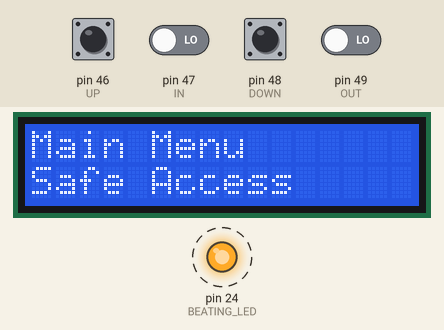
Bench run of a sketch on a simulated Arduino Mega 2560, built with avr-gcc and run on an emulated ATmega2560. Parts: 16×2 character LCD, output pins drawn as LEDs (lit = HIGH). Dashed ring = blinking. The test bench sets the inputs (shaded band); at power-on: pin 46 (UP), pin 47 (IN), pin 48 (DOWN), pin 49 (OUT) LOW. Storage starts empty; pins used as bus, display or sensor lines are not drawn; what the sketch prints to the serial monitor is not drawn.

Above: at 1.2 s.
1.3 s: pin 46 (UP) pulled HIGH for 0.15 s
At 3.5 s:
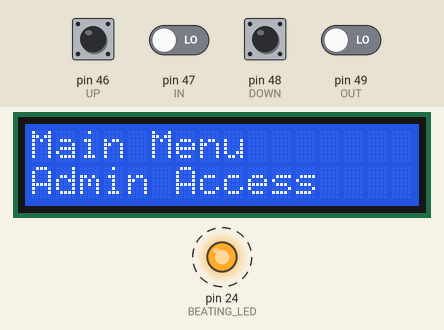
4.4 s: pin 47 (IN) driven HIGH
At 6.3 s:
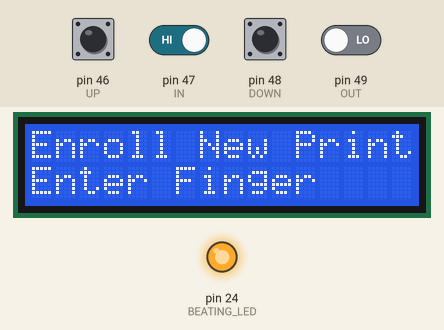
10.4 s: pin 49 (OUT) driven HIGH
13.4 s: pin 49 (OUT) driven LOW
At 15.2 s:
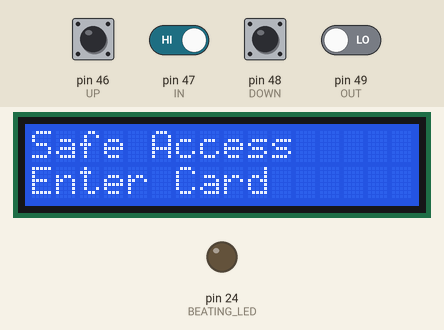
21.0 s: pin 47 (IN) driven LOW
24.0 s: pin 48 (DOWN) pulled HIGH for 1 s
At 26.1 s:
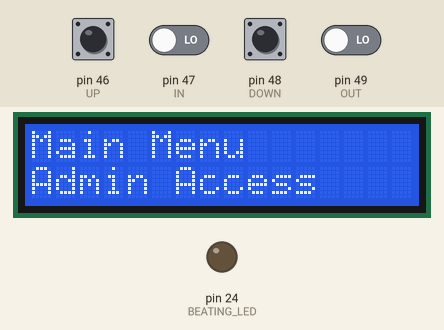
Timing chart, 0 to 27.5 s (numbered marks = the images above; inputs shaded):
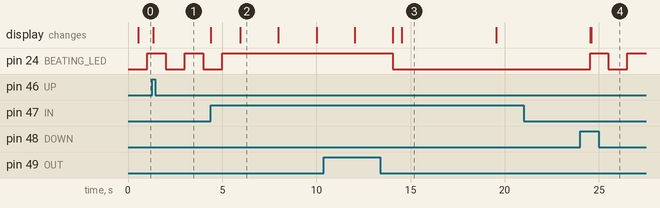

Measured:
- after the input at 1.3 s, the display: changes after 0.05 s (image 1)
- after the input at 4.4 s, pin 24 (BEATING_LED): goes on until 5.0 s, then stays HIGH; the display: first changes at once (image 2 shows a later state)
- after the input at 13.4 s, pin 24 (BEATING_LED): goes on until 14.0 s, then stays LOW
- after the input at 21.0 s, every drawn part: stays the same
- after the input at 24.0 s, the display: first differs from a run without the input after 0.59 s (image 4)
- what the display in image 2 shows lasts 2.0 s, from 6.0 s to 8.0 s
- what the display in image 3 shows lasts 5.0 s, from 14.5 s to 19.5 s

The sketch:

CajaFuerte_1.02.ino
```cpp
/**************************************
  Programmer: Aldrick
  Description: Arduino base Safe project using the Have/Are Authentication

                 Wiring
       Component        Arduino

 **************************************/


/**************************************
 Includes      Explanation
 **************************************/

#include <TimerOne.h> // For Software interrupts
#include <SD.h> // SD Card Library
#include <SPI.h> // SPI Communication
#include <MFRC522.h> // RFID Card
#include <Wire.h>
#include <LiquidCrystal_I2C.h>


LiquidCrystal_I2C lcd(0x27,16,2);

unsigned int volatile beat = 10; // 1000ms
unsigned int volatile buttonDebounceTimer = 5; // 500ms
//Beating LED
#define BEATING_LED 24

File Files;
char cardBuf[65];
char cards[5][30];

int hLocation = 1;
int menu = 0;
int vLocation = 0;
bool cleared = false;

// Chip Selects for SPI Slaves
#define CS_RFID     22
#define CS_SD_CARD  25

// Navigation buttons
#define UP     46
#define DOWN   48
#define OUT    49
#define IN     47

// Pages Number per Menu
#define PAGES_MAIN_MENU         3
#define PAGES_SAFE_ACCESS       2
#define PAGES_ADMIN_ACCESS      2
#define PAGES_VALID_PRINT       4
#define PAGES_ENROLL_PRINT      7
#define PAGES_DELETE_PRINT      3
#define PAGES_DELETE_ALL        3
#define LOWEST_PAGE             1

struct LCD{
  String Main[PAGES_MAIN_MENU]            = {"Main Menu",               //  Title
                                      "Safe Access","Admin Access"};    //  Options

  String Safe_Access[PAGES_SAFE_ACCESS]   = {"Safe Access",             //  Title
                                             "Enter Card"};             //  Options

  String Admin_Access[PAGES_ADMIN_ACCESS] = {"Admin Access",            //  Title
                                             "Enter Finger"};           //  Options

  String Valid_Print[PAGES_VALID_PRINT]   = {"Access Granted",                               //  Title
                        "Enroll New Print", "Delete Existing Print", "Erase All Prints"};    // Options

  String Enroll_Print[PAGES_ENROLL_PRINT] = {"Enroll New Print",                                              //  Title
        "Print ID #", "Enter Finger", "Remove Finger", "Enter Finger", "Finger Enrolled", "No More Room"};    //  Options

  String Delete_Print[PAGES_DELETE_PRINT] = {"Delete Print",             //  Title
                                      "Print ID #", "Print Deleted"};    //  Options

  String Delete_All[PAGES_DELETE_ALL]     = {"Dlt All Prints",          //  Title
                                    "Are You Sure?", "All Deleted"};    //  Options
}sPage;

void setup() {
  Serial.begin(9600);
  pinMode(BEATING_LED, OUTPUT);
  pinMode(CS_RFID, OUTPUT);
  pinMode(CS_SD_CARD, OUTPUT);

  pinMode(UP, INPUT);
  pinMode(DOWN , INPUT);
  pinMode(OUT, INPUT);
  pinMode(IN, INPUT);

  Timer1.initialize(100000); // 100ms interrupt rate
  Timer1.attachInterrupt( dec );

  lcd.init();
  lcd.backlight();

  while(!Serial);
  Serial.println("Here");

  digitalWrite(CS_RFID, HIGH);
  digitalWrite(CS_SD_CARD, LOW);

  if (SD.begin(CS_SD_CARD)){
    digitalWrite(LED_BUILTIN, HIGH);
    Serial.println("good");
    fillCardBuffer();
  }
  else
  {
    digitalWrite(LED_BUILTIN, LOW);
    Serial.println("no begin");
  }

}
void loop() {
  jobs();

}
void jobs(){

  // Indicates that the program is running
  if (!beat){
    digitalWrite(BEATING_LED, digitalRead(BEATING_LED) ^ 1);
    beat = 10;
  }

  // Runs function that controls the menu
  if(!buttonDebounceTimer)
    LCD_Map(menu);
}
void dec(){
  if (beat)
    beat--;

  if (buttonDebounceTimer)
    buttonDebounceTimer--;
}
void fillCardBuffer(){ // Gets all the cards from Sd Card and places them in Card Buffer
  int index = 0;
  int cTotal = 0;
  int cIndex = 0;
  int nextCard = 0;

  Files = SD.open("Cards.txt", FILE_READ);

  if (Files){
    Serial.println("Card.txt exist");
    while (Files.available()){
      cardBuf[index] = Files.read();
      index++;
    }
    Files.close();

    /*
    // Prints card buffer
    for (int i = 0; i < 65; i++){
        Serial.print(i); Serial.print(","); Serial.println(cardBuf[i]);
    }*/


    // Organizes the cards
    for (int i = 0; i < 65; i++){

      if ( (i == 11) || (i == 12) ||
           (i == 24) || (i == 25) ||
           (i == 37) || (i == 38) ||
           (i == 50) || (i == 51) ||
           (i == 63) || (i == 64) )
      {
        // Dont Save
      }

      if ( (i == 13) || (i == 26) || (i == 39) || (i == 52) )
      { // Reset Card index before saving
        cIndex = 0;
        nextCard = 1;

        if (nextCard == 1)
           cTotal++;

         cards[cTotal][cIndex] = cardBuf[i]; // Saves char in a more organized array
         cIndex++;
         nextCard = 0;
      }
      else
      {
        if (nextCard == 1)
           cTotal++;

         cards[cTotal][cIndex] = cardBuf[i]; // Saves char in a more organized array
         cIndex++;
         nextCard = 0;
      }
    }


    // Prints saved cards
    for (int i = 0; i < 5; i++){
      for (int j = 0; j < 11; j++){
        Serial.print(i); Serial.print("."); Serial.print(j); Serial.print(" - "); Serial.println(cards[i][j]);
      }
    }
  }
  else
  {
    Serial.println("SD Card reader failed to initialize");
  }
}

int CheckHDirection() {
  if (digitalRead(UP)) {
    Serial.println("Up has been pressed");
    buttonDebounceTimer = 5;
    cleared = false;
    return 1;
  }

  if (digitalRead(DOWN)) {
    Serial.println("Down has been pressed");
    buttonDebounceTimer = 5;
    cleared = false;
    return -1;
  }

  else{return 0;}
}

int CheckVDirection(){
  if (digitalRead(OUT)) {
    Serial.println("Out has been pressed");
    buttonDebounceTimer = 5;
    cleared = false;
    return -1;
  }

  if (digitalRead(IN)) {
    Serial.println("In has been pressed");
    buttonDebounceTimer = 5;
    cleared = false;
    return 1;
  }

  else{return 0;}
}

void LCD_Map(int mode) {

  switch (mode) {
    case 0:
      lcd.setCursor(0,0);
      lcd.print(sPage.Main[0]);
      hLocation = hLocation + CheckHDirection();

      switch (hLocation) {
        case PAGES_MAIN_MENU:
          hLocation = 1;
          break;

        case LOWEST_PAGE - 1:
          hLocation = PAGES_MAIN_MENU - 1;
          break;
      }

      switch (hLocation) {
        case 1:
          if (cleared == false){
            lcd.setCursor (0, 1);
            lcd.print("                ");
            cleared = true;
          }
          lcd.setCursor(0,1);
          lcd.print(sPage.Main[hLocation]);
          break;

        case 2:
          if (cleared == false){
            lcd.setCursor (0, 1);
            lcd.print("                ");
            cleared = true;
          }
          lcd.setCursor(0,1);
          lcd.print(sPage.Main[hLocation]);
      }

      vLocation = vLocation + CheckVDirection();

      vLocation = (vLocation == -1)?(0):(vLocation);

      switch (vLocation){
        case 1:
          lcd.clear();
          menu = hLocation;
          vLocation = 0;
          hLocation = 1;
          break;
      }
      break;

    case 1:
      lcd.setCursor(0,0);
      lcd.print(sPage.Safe_Access[0]);
      lcd.setCursor(0,1);
      lcd.print(sPage.Safe_Access[1]);

      vLocation = vLocation + CheckVDirection();

      switch (vLocation){
       case -1:
        lcd.clear();
        menu = 0;
        vLocation = 0;
        hLocation = 1;
        break;
      }

//****// Scan Card
      delay(5000);
      if (true){
        // Card scans and is good
        // Spins motor for "knob effect"
        // Pulls Solenoid
        lcd.clear();
        lcd.setCursor(0,0);
        lcd.print("Valid Card");

        lcd.setCursor(0,1);
        lcd.print("Door is Open");

        // Wait for door to be closed "delay"
        delay(5000);
        lcd.clear();
        menu = 0;
        hLocation = 1;
        vLocation = 0;
      }
      else{
        // Card scans and is bad
        lcd.clear();
        lcd.setCursor(0,0);
        lcd.print("Sorry");

        lcd.setCursor(0,1);
        lcd.print("Invalid Card");

        // Wait a little "delay"
        delay(5000);
        lcd.clear();
        menu = 0;
        hLocation = 1;
        vLocation = 0;
      }
      break;

    case 2:
      lcd.setCursor(0,0);
      lcd.print(sPage.Admin_Access[0]);
      lcd.setCursor(0,1);
      lcd.print(sPage.Admin_Access[1]);

      vLocation = vLocation + CheckVDirection();

      switch (vLocation){
        case -1:
          menu = 0;
          vLocation = 0;
          hLocation = 1;
          break;
      }

//****// Finger Scanning
      if (true){
        lcd.clear();
        menu = 3;
        vLocation = 0;
        hLocation = 1;
      }
      break;

    case 3:
      lcd.setCursor(0,0);
      lcd.print(sPage.Valid_Print[0]);  //  Access Granted

      hLocation = hLocation + CheckHDirection();

      switch (hLocation){
        case PAGES_VALID_PRINT:
          hLocation = 1;
          break;

        case LOWEST_PAGE - 1:
          hLocation = PAGES_VALID_PRINT - 1;
          break;
      }

      switch (hLocation){
        case 1:
          if (cleared == false){
            lcd.setCursor (0, 1);
            lcd.print("                ");
            cleared = true;
          }
          lcd.setCursor(0,1);
          lcd.print(sPage.Valid_Print[hLocation]); //  Enroll New Print
          break;

        case 2:
          if (cleared == false){
            lcd.setCursor (0, 1);
            lcd.print("                ");
            cleared = true;
          }
          lcd.setCursor(0,1);
          lcd.print(sPage.Valid_Print[hLocation]);  // Delete Existing Print
          break;

        case 3:
          if (cleared == false){
            lcd.setCursor (0, 1);
            lcd.print("                ");
            cleared = true;
          }
          lcd.setCursor(0,1);
          lcd.print(sPage.Valid_Print[hLocation]);  //  Erase All Prints
          break;
      }

      vLocation = vLocation + CheckVDirection();

      switch (vLocation){
        case -1:
          lcd.clear();
          menu = 0;    //  Main Menu
          vLocation = 0;
          hLocation = 1;
          break;

        case 1:
          lcd.clear();
          menu = hLocation + 3;    //  Enroll New Print = 4, Delete Existing = 5, Erase All Prints = 6
          vLocation = 0;
          hLocation = 1;
          break;
      }
      break;

    case 4: //  Enroll New Print Menu
      lcd.setCursor(0,0);
      lcd.print(sPage.Enroll_Print[0]);  //  Enroll New Print
      lcd.setCursor(0,1);
      lcd.print(sPage.Enroll_Print[1]);  //  Print ID #

      hLocation = hLocation + -CheckHDirection();

      switch (hLocation){
        case 0:
          hLocation = 1;
          break;

        case 6:
          hLocation = 5;
          break;
      }

      lcd.print("  "); lcd.print(hLocation);

      vLocation = CheckVDirection();

      switch (vLocation){
        case -1:
          lcd.clear();
          menu = 3;
          vLocation = 0;
          hLocation = 1;
          break;

        case 1:
          vLocation = 0;
          hLocation = 1;
          lcd.setCursor (0, 1);
          lcd.print("                ");
          lcd.setCursor (0, 1);
          lcd.print(sPage.Enroll_Print[2]);  //  Enter Finger

          // Scan Finger
          delay(2000);
          lcd.setCursor (0, 1);
          lcd.print("                ");
          lcd.setCursor (0, 1);
          lcd.print(sPage.Enroll_Print[3]);  //  Remove Finger

          delay(2000);
          lcd.setCursor (0, 1);
          lcd.print("                ");
          lcd.setCursor (0, 1);
          lcd.print(sPage.Enroll_Print[4]);  //  Enter Finger

          delay(2000);
          lcd.setCursor (0, 1);
          lcd.print("                ");
          lcd.setCursor (0, 1);
          lcd.print(sPage.Enroll_Print[5]);  //  Finger Enrolled
          delay(2000);
          lcd.clear();
          menu = 0;
          // Add finger print counter
          break;
      }
      break;

    case 5:
      lcd.setCursor(0,0);
      lcd.print(sPage.Delete_Print[0]);  //  Delete Print
      lcd.setCursor(0,1);
      lcd.print(sPage.Delete_Print[1]);  //  Print ID #

      hLocation = hLocation + -CheckHDirection();

      switch (hLocation){
        case 0:
          hLocation = 1;
          break;

        case 6:
          hLocation = 5;
          break;
      }

      lcd.print("  "); lcd.print(hLocation);

      vLocation = CheckVDirection();

      switch (vLocation){
        case -1:
          lcd.clear();
          menu = 3;
          vLocation = 0;
          hLocation = 1;
          break;

        case 1:
          //  Delete Print
          delay(2000);
          lcd.setCursor (0, 1);
          lcd.print("                ");
          lcd.setCursor (0, 1);
          lcd.print(sPage.Delete_Print[2]); lcd.print(" #"); lcd.print(hLocation);
          delay(2000);

          lcd.clear();
          menu = 0;
          break;
      }
      break;

      //
      case 6:
        lcd.setCursor(0,0);
        lcd.print(sPage.Delete_All[0]);  //  Delete All Prints
        lcd.setCursor(0,1);
        lcd.print(sPage.Delete_All[1]);  //  Are You Sure?

        vLocation = CheckVDirection();

        switch (vLocation){
          case -1:
            lcd.clear();
            menu = 3;
            vLocation = 0;
            hLocation = 1;
            break;

          case 1:
            //  Delete All The Prints
            lcd.setCursor (0, 1);
            lcd.print("                ");
            lcd.setCursor (0, 1);
            lcd.print("Deleting Prints");
            delay(2000);
            lcd.setCursor (0, 1);
            lcd.print("                ");
            lcd.setCursor (0, 1);
            lcd.print(sPage.Delete_All[2]);
            delay(2000);

            lcd.clear();
            menu = 0;
            vLocation = 0;
            hLocation = 1;
            break;
        }
  }
}


/* Date         Version       Modification
 * 11/6/2018    v1.00         1.  Added the timer for the project
 *                            2.  Added a function to read the Card.txt file from the SD Card and then organize it
 * 11/9/2018    v1.01         1.  Added pinmode for the RFID Card
 * 11/18/2018   v1.02         1.  Added functions for the menu and the navigation
 */
```
